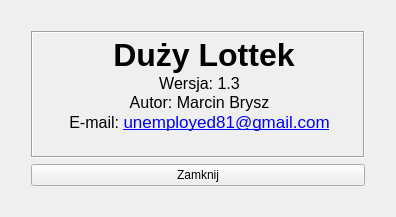
<?xml version="1.0" encoding="UTF-8"?>
<ui version="4.0">
 <class>About</class>
 <widget class="QWidget" name="About">
  <property name="geometry">
   <rect>
    <x>0</x>
    <y>0</y>
    <width>396</width>
    <height>217</height>
   </rect>
  </property>
  <property name="minimumSize">
   <size>
    <width>396</width>
    <height>217</height>
   </size>
  </property>
  <property name="maximumSize">
   <size>
    <width>600</width>
    <height>440</height>
   </size>
  </property>
  <property name="windowTitle">
   <string>O programie</string>
  </property>
  <property name="windowIcon">
   <iconset resource="icons.qrc">
    <normaloff>:/images/ball.png</normaloff>:/images/ball.png</iconset>
  </property>
  <layout class="QGridLayout" name="gridLayout">
   <item row="0" column="0">
    <layout class="QVBoxLayout" name="verticalLayout">
     <property name="margin">
      <number>20</number>
     </property>
     <item>
      <widget class="QLabel" name="label">
       <property name="sizePolicy">
        <sizepolicy hsizetype="MinimumExpanding" vsizetype="MinimumExpanding">
         <horstretch>0</horstretch>
         <verstretch>0</verstretch>
        </sizepolicy>
       </property>
       <property name="layoutDirection">
        <enum>Qt::LeftToRight</enum>
       </property>
       <property name="frameShape">
        <enum>QFrame::Box</enum>
       </property>
       <property name="frameShadow">
        <enum>QFrame::Sunken</enum>
       </property>
       <property name="lineWidth">
        <number>1</number>
       </property>
       <property name="midLineWidth">
        <number>0</number>
       </property>
       <property name="text">
        <string>&lt;!DOCTYPE HTML PUBLIC &quot;-//W3C//DTD HTML 4.0//EN&quot; &quot;http://www.w3.org/TR/REC-html40/strict.dtd&quot;&gt;
&lt;html&gt;&lt;head&gt;&lt;meta name=&quot;qrichtext&quot; content=&quot;1&quot; /&gt;&lt;style type=&quot;text/css&quot;&gt;
p, li { white-space: pre-wrap; }
&lt;/style&gt;&lt;/head&gt;&lt;body style=&quot; font-family:'Lucida Grande'; font-size:13pt; font-weight:400; font-style:normal;&quot;&gt;
&lt;p align=&quot;center&quot; style=&quot; margin-top:0px; margin-bottom:0px; margin-left:0px; margin-right:0px; -qt-block-indent:0; text-indent:0px;&quot;&gt;&lt;img src=&quot;:/images/3balls.png&quot; /&gt;&lt;span style=&quot; font-size:24pt;&quot;&gt; &lt;/span&gt;&lt;span style=&quot; font-size:24pt; font-weight:600;&quot;&gt;Duży Lottek&lt;/span&gt;&lt;/p&gt;
&lt;p align=&quot;center&quot; style=&quot; margin-top:0px; margin-bottom:0px; margin-left:0px; margin-right:0px; -qt-block-indent:0; text-indent:0px;&quot;&gt;&lt;span style=&quot; font-size:12pt;&quot;&gt;Wersja: 1.3&lt;/span&gt;&lt;/p&gt;
&lt;p align=&quot;center&quot; style=&quot; margin-top:0px; margin-bottom:0px; margin-left:0px; margin-right:0px; -qt-block-indent:0; text-indent:0px;&quot;&gt;&lt;span style=&quot; font-size:12pt;&quot;&gt;Autor: Marcin Brysz&lt;/span&gt;&lt;/p&gt;
&lt;p align=&quot;center&quot; style=&quot; margin-top:0px; margin-bottom:0px; margin-left:0px; margin-right:0px; -qt-block-indent:0; text-indent:0px;&quot;&gt;&lt;span style=&quot; font-size:12pt;&quot;&gt;E-mail: &lt;/span&gt;&lt;a href=&quot;unemployed81@gmail.com&quot;&gt;&lt;span style=&quot; text-decoration: underline; color:#0000ff;&quot;&gt;unemployed81@gmail.com&lt;/span&gt;&lt;/a&gt;&lt;/p&gt;
&lt;p align=&quot;center&quot; style=&quot;-qt-paragraph-type:empty; margin-top:0px; margin-bottom:0px; margin-left:0px; margin-right:0px; -qt-block-indent:0; text-indent:0px; font-size:12pt;&quot;&gt;&lt;/p&gt;&lt;/body&gt;&lt;/html&gt;</string>
       </property>
       <property name="scaledContents">
        <bool>true</bool>
       </property>
      </widget>
     </item>
     <item>
      <widget class="QPushButton" name="closeButton">
       <property name="text">
        <string>Zamknij</string>
       </property>
      </widget>
     </item>
    </layout>
   </item>
  </layout>
 </widget>
 <resources>
  <include location="icons.qrc"/>
 </resources>
 <connections>
  <connection>
   <sender>closeButton</sender>
   <signal>clicked()</signal>
   <receiver>About</receiver>
   <slot>close()</slot>
   <hints>
    <hint type="sourcelabel">
     <x>204</x>
     <y>157</y>
    </hint>
    <hint type="destinationlabel">
     <x>250</x>
     <y>158</y>
    </hint>
   </hints>
  </connection>
 </connections>
</ui>
